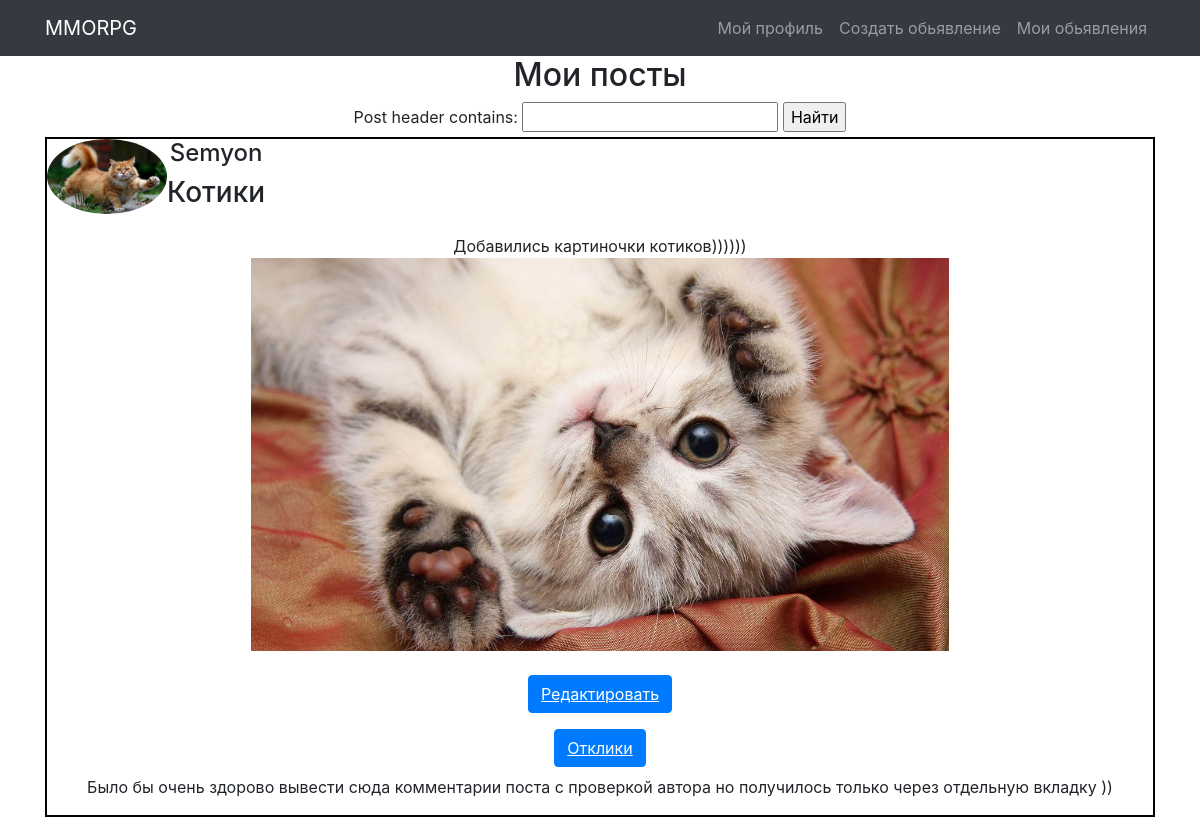
Page /posts/myposts/ (signed in) on the committed database.
### MMORPG/models.py (models this page shows, shortened)
class Post(models.Model):
    post_author = models.ForeignKey(User, on_delete=models.CASCADE, null=True)
    post_header = models.CharField(max_length=64)
    post_rating = models.IntegerField(default=0)
    post_content = models.CharField(max_length=512, default='')
    CATEGORY_TYPES = (
        ("t","Танки"),
        ("h","Хилы"),
        ("DD","ДД"),
        ("trad","Торговцы"),
        ("gild","Гилдмастеры"),
        ("qg","Квестгиверы"),
        ("bs","Кузнецы"),
        ("tan","Кожевники"),
        ("pot","Зельевары"),
        ("ms","Мастера заклинаний"),
    )
    post_category = models.CharField(choices=CATEGORY_TYPES,max_length=10)

### sign/models.py (models this page shows)
class User(AbstractUser):
    name = models.CharField(max_length=200, default='')
    email = models.EmailField(unique=True)
    bio = models.TextField(null=True, default='')
    avatar = models.ImageField()
    REQUIRED_FIELDS = 'email'
    REQUIRED_FIELDS = []

### MMORPG/views.py (the view)
# urls.py: path('myposts/',authorPage, name='author_posts'),
def authorPage(request):
    user = request.user
    author_posts = Post.objects.filter(post_author__username=user)
    filter = PostFilter(request.GET, queryset=author_posts)
    context = {'author_posts':author_posts, 'filter': filter}
    return render(request,'MMORPG/author_posts.html', context)

### templates/MMORPG/author_posts.html
{% extends 'head.html' %}
{% load static %}
{% block content %}
<h2>Мои посты</h2>
{% if author_posts %}
    <form method="GET">
        {{ filter.form }}
        <input type="submit" value="Найти">
    </form>
    {% for post in filter.qs %}
        <div class="content">
            <div class="header">
                <div class="avatar">
                    <img src="{{post.post_author.avatar.url}}" alt="">
                </div>
                <div class="header-content">
                    <h4>{{ post.post_author }}</h4>
                    <h3>{{ post.post_header }}</h3>
                </div>
            </div>
            <div class="img-content">
                {{ post.post_content|safe }}
            </div>
            <div class="link">
                <a class="btn btn-primary my-2" href="{% url 'post_update' post.pk %}"><u>Редактировать</u></a>
            </div>
            <div class="link">
                <a class="btn btn-primary my-2" href="{% url 'post_replies' post.pk %}"><u>Отклики</u></a>
            </div>
            <div >
                <p>Было бы очень здорово вывести сюда комментарии поста с проверкой автора но получилось только через отдельную вкладку ))</p>
            </div>
    {% endfor %}
{% else %}
    <h4>У вас еще нет постов!</h4>
{% endif %}
{% endblock content %}

### static/css/style.css (style rules this page uses)
.content { display: flex; flex-direction: column; border: 2px solid black; }
.header { display: flex; }
.avatar { position: relative; display: inline-block; border-radius: 50%; border: 2px solid var(--color-main); width: 120px; }
.avatar img { display: block; border-radius: 50%; object-fit: cover; object-position: center; width: 120px; }

### rows in the picture
Post: post_author.avatar (picture), post_author "Semyon", post_header "Котики", post_content "Добавились картиночки котиков))))))", post_content (picture)
